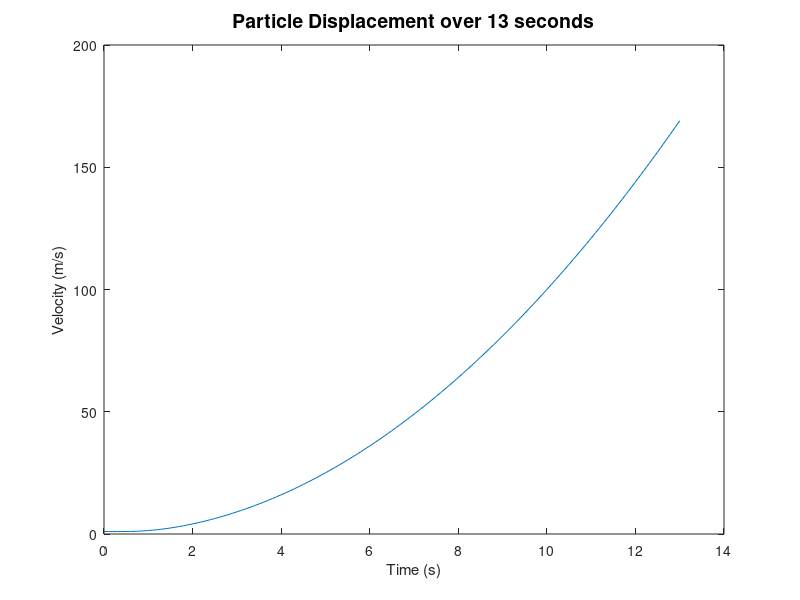

Write MATLAB code to recreate this figure.
% STURGEON, Philomene
% 2024-09-18
% MATLAB Vector Assignment

% Problem D

clear all, clc, format compact

% particle_displacement: estimate displacement of a particle over time
% using a plot

% Plotting the velocity over the time range
x = 0:0.1:13;  % set of x values over the range 0 to 13 seconds at 0.1 s intervals
y = abs(sqrt((x.^4)+1));  % set of y values equaling the velocity values 
% in the function |v| = sqrt(t^4 +1)
fig1 = plot(x,y);  % prints plot 
xlabel("Time (s)");  % x axis labeled "Time (s)"
ylabel("Velocity (m/s)");  % y axis labeled "Velocity (m/s)"
title("Particle Displacement over 13 seconds", "FontSize",14);

% Calculating the total displacement within 0.3m of the correct answer
% which is 733.5 m

Q = trapz(x,y);  % calculates the integral of the function
disp("The total displacement of the particle in meters is:")
disp(Q);  

%End of Script
%-------------